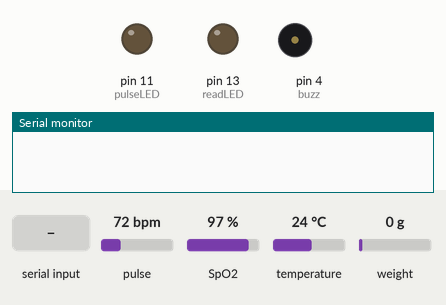
This sketch was run on a simulated Arduino Uno, built with avr-gcc and run on an emulated ATmega328P. On the bench: output pins drawn as LEDs (lit = HIGH), buzzer (waves = sounding, pin HIGH), the last lines printed to the serial monitor. Dashed ring = blinking. The inputs (shaded band) are chosen by the test bench; at power-on: pulse 72 bpm, SpO2 97 %, temperature 24 °C, weight on the scale 0 g.

Above: at 2.2 s.
2.3 s: "s90\n" received over Serial
At 4.2 s:
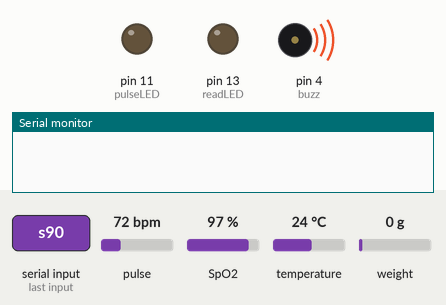
11.3 s: "b90\n" received over Serial
14.3 s: "s,45\n" received over Serial
At 20.8 s:
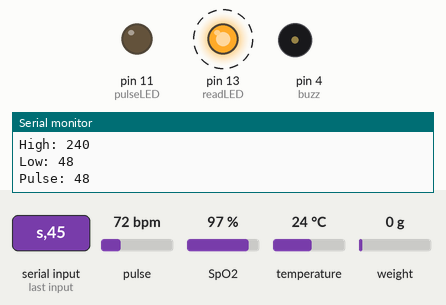
Timing chart, 0 to 23.3 s (numbered marks = the images above; inputs shaded):
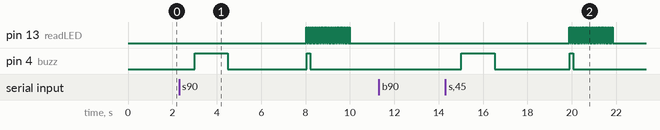

The sketch:

wro_final.ino
```cpp
#define echoPin 7
#define trigPin 6
#include "HX711.h"
#include <Wire.h>
#include "MAX30105.h"
#include "spo2_algorithm.h"
int buzz = 4;
int bzst = 0;
MAX30105 particleSensor;

#define MAX_BRIGHTNESS 255

#if defined(__AVR_ATmega328P__) || defined(__AVR_ATmega168__)
//Arduino Uno doesn't have enough SRAM to store 100 samples of IR led data and red led data in 32-bit format
//To solve this problem, 16-bit MSB of the sampled data will be truncated. Samples become 16-bit data.
uint16_t irBuffer[100]; //infrared LED sensor data
uint16_t redBuffer[100];  //red LED sensor data
#else
uint32_t irBuffer[100]; //infrared LED sensor data
uint32_t redBuffer[100];  //red LED sensor data
#endif

int32_t bufferLength; //data length
int32_t spo2; //SPO2 value
int8_t validSPO2; //indicator to show if the SPO2 calculation is valid
int32_t heartRate; //heart rate value
int8_t validHeartRate; //indicator to show if the heart rate calculation is valid
char sbuffer[30], ch;
unsigned char pos;
unsigned char read1, read2, read3;
byte pulseLED = 11; //Must be on PWM pin
byte readLED = 13; //Blinks with each data read
float ttemp = 0;
int tspo2 = 0;
int tc = 1;
int sc = 1;
float ftemp;
int fspo2;
#define calibration_factor -6310.0 //This value is obtained using the SparkFun_HX711_Calibration sketch

#define LOADCELL_DOUT_PIN  3
#define LOADCELL_SCK_PIN  2
int weight = 0;
int kg = 0;
int tweight = 0;
int wc = 1;
HX711 scale;
float avgweight = 0;
long duration;
int distance;
int hc = 1;
long x = 0;
int y = 0;
int VRx = A0;
int VRy = A1;
int SW = 9;
char chinp = 'n';
int bmi = 0;
boolean pres = true;
float bmih;
int xPosition = 0;
int yPosition = 0;
int SW_state = 0;
int mapX = 0;
int mapY = 0;
void setup() {
  Serial.begin(9600);
  pinMode(trigPin, OUTPUT);
  pinMode(echoPin, INPUT);
  pinMode(VRx, INPUT);
  pinMode(VRy, INPUT);
  pinMode(SW, INPUT_PULLUP);
  scale.begin(LOADCELL_DOUT_PIN, LOADCELL_SCK_PIN);
  scale.set_scale(calibration_factor);
  scale.tare();
  pinMode(buzz, OUTPUT);
  pinMode(pulseLED, OUTPUT);
  pinMode(readLED, OUTPUT);
  if (!particleSensor.begin(Wire, I2C_SPEED_FAST)) //Use default I2C port, 400kHz speed
  {
    Serial.println(F("MAX30105 was not found. Please check wiring/power."));
    while (1);
  }
  byte ledBrightness = 60; //Options: 0=Off to 255=50mA
  byte sampleAverage = 4; //Options: 1, 2, 4, 8, 16, 32
  byte ledMode = 2; //Options: 1 = Red only, 2 = Red + IR, 3 = Red + IR + Green
  byte sampleRate = 100; //Options: 50, 100, 200, 400, 800, 1000, 1600, 3200
  int pulseWidth = 411; //Options: 69, 118, 215, 411
  int adcRange = 4096; //Options: 2048, 4096, 8192, 16384
  particleSensor.enableDIETEMPRDY();
  particleSensor.setup(ledBrightness, sampleAverage, ledMode, sampleRate, pulseWidth, adcRange);
}

void loop() {
  while(Serial.available() > 0)
  {
      chinp = char(Serial.read());
      break;
  }
  if(chinp == 'h')
  {
    //Serial.println("Measuring height....");
    float h = checkheight();
    //Serial.println("Measuring weight....");
    int w = checkweight();
    Serial.print("Height= ");
    Serial.print(h);
    Serial.println(" cm");
    Serial.print("Weight= ");
    Serial.print(w);
    Serial.println(" Kg");
    bmih = (h/100);
    bmi = w/(bmih*bmih);
    Serial.print("BMI= ");
    Serial.println(bmi);

  }
  else if(chinp == 's')
  {
    //Serial.println("Measuring spo2 and temperature....");
    sp2temp();
  }
  else if(chinp == 'b')
  {
    //Serial.println("Measuring blood pressure....");
    while(pres)
    {
    bp();
    }
    pres = true;
  }
  delay(1000);
  chinp = 'n';
}
int checkheight()
{
  hc = 1;
  x = 0;
  y = 0;
  int sheight = (millis())/1000;
  while(true)
  {
    int eheight = (millis())/1000;
    if((eheight - sheight) == 3)
    {
      return y;
      break;
    }
    else
    {
      digitalWrite(trigPin, LOW);
      delayMicroseconds(2);
      digitalWrite(trigPin, HIGH);
      delayMicroseconds(10);
      digitalWrite(trigPin, LOW);
      duration = pulseIn(echoPin, HIGH);
      distance = duration * 0.034 / 2;
      x = x + (200-distance);
      y = x/hc;
      hc++;
    }
  }
}
int checkweight()
{
  int sweight = (millis())/1000;
  tweight = 0;
  avgweight = 0;
  wc = 1;
  while(true)
  {
    int eweight = (millis())/1000;
    if((eweight - sweight) == 3)
    {
      return avgweight;
      break;
    }
    else
    {
      weight = scale.get_units();
      kg = weight*0.45359237;
      tweight = tweight + kg;
      avgweight = tweight/wc;
      wc++;
    }
  }
}
void sp2temp()
{
  digitalWrite(buzz, HIGH);
  delay(1500);
  digitalWrite(buzz, LOW);
  delay(1500);
  bzst = 0;
  ttemp = 0;
  tspo2 = 0;
  tc = 1;
  sc = 1;
  bufferLength = 50;
  for (byte i = 0 ; i < bufferLength ; i++)
  {
    while (particleSensor.available() == false) //do we have new data?
      particleSensor.check(); //Check the sensor for new data

    redBuffer[i] = particleSensor.getRed();
    irBuffer[i] = particleSensor.getIR();
    particleSensor.nextSample(); //We're finished with this sample so move to next sample
    //Serial.print(".");
  }

  //Serial.println();
  //calculate heart rate and SpO2 after first 100 samples (first 4 seconds of samples)
  maxim_heart_rate_and_oxygen_saturation(irBuffer, bufferLength, redBuffer, &spo2, &validSPO2, &heartRate, &validHeartRate);

  //Continuously taking samples from MAX30102.  Heart rate and SpO2 are calculated every 1 second
  while (sc < 30)
  {
    //dumping the first 25 sets of samples in the memory and shift the last 75 sets of samples to the top
    for (byte i = 25; i < 100; i++)
    {
      redBuffer[i - 25] = redBuffer[i];
      irBuffer[i - 25] = irBuffer[i];
    }

    for (byte i = 75; i < 100; i++)
    {
      while (particleSensor.available() == false) //do we have new data?
        particleSensor.check(); //Check the sensor for new data

      digitalWrite(readLED, !digitalRead(readLED)); //Blink onboard LED with every data read

      redBuffer[i] = particleSensor.getRed();
      irBuffer[i] = particleSensor.getIR();
      particleSensor.nextSample(); //We're finished with this sample so move to next sample

      float temperatureF = particleSensor.readTemperatureF(); //Because I am a bad global citizen
      if(temperatureF < 98)
      {
        int swapt = (int)temperatureF;
        int addt = 98 - swapt;
        temperatureF = temperatureF + addt;
      }
      ttemp = ttemp + temperatureF;
      ftemp = ttemp/tc;
      tc++;
      if(validSPO2 == 1)
      {
        tspo2 = tspo2 + spo2;
        fspo2 = tspo2/sc;
        sc++;
      }
      if(validSPO2 == 1 && bzst < 4)
      {
        digitalWrite(buzz, HIGH);
        bzst++;
      }
      else
      {
        digitalWrite(buzz, LOW);
      }
    }

    //After gathering 25 new samples recalculate HR and SP02
    maxim_heart_rate_and_oxygen_saturation(irBuffer, bufferLength, redBuffer, &spo2, &validSPO2, &heartRate, &validHeartRate);
  }
  Serial.print("Temperature= ");
  Serial.print(ftemp);
  Serial.println("F");
  Serial.print("SPO2= ");
  Serial.print(fspo2);
  Serial.println();
}
char mygetchar(void)
{ //receive serial character from sensor (blocking while nothing received)
 while (!Serial.available());
 return Serial.read();
}


void bp()
{
 ch = mygetchar(); //loop till character received
 if(ch==0x0A) // if received character is , 0x0A, 10 then process buffer
 {
     pos = 0; // buffer position reset for next reading

     // extract data from serial buffer to 8 bit integer value
     // convert data from ASCII to decimal
     read1 = ((sbuffer[1]-'0')*100) + ((sbuffer[2]-'0')*10) +(sbuffer[3]-'0');
     read2 = ((sbuffer[6]-'0')*100) + ((sbuffer[7]-'0')*10) +(sbuffer[8]-'0');
     read3 = ((sbuffer[11]-'0')*100) + ((sbuffer[12]-'0')*10) +(sbuffer[13]-'0');

     // Do whatever you wish to do with this sensor integer variables
     // Show on LCD or Do some action as per your application
     // Value of variables will be between 0-255

     // example: send demo output to serial monitor on "Serial"
     Serial.print("High: ");
     Serial.println(read1);
     Serial.print("Low: ");
     Serial.println(read2);
     Serial.print("Pulse: ");
     Serial.println(read3);
     pres = false;
 } else { //store serial data to buffer
     sbuffer[pos] = ch;
     pos++;
 }
}
```

Measured:
- after the input at 2.3 s, pin 13 (readLED): alternates HIGH for 0.04 s and LOW for 0.04 s, 50 changes in all, then stays LOW, starting after 5.7 s; pin 4 (buzz): LOW → HIGH after 0.70 s, → LOW 1.5 s later, → HIGH 3.6 s later, → LOW 0.16 s later
- after the input at 14.3 s, pin 13 (readLED): alternates HIGH for 0.04 s and LOW for 0.04 s, 50 changes in all, then stays LOW, starting after 5.6 s; pin 4 (buzz): LOW → HIGH after 0.72 s, → LOW 1.5 s later, → HIGH 3.4 s later, → LOW 0.16 s later
